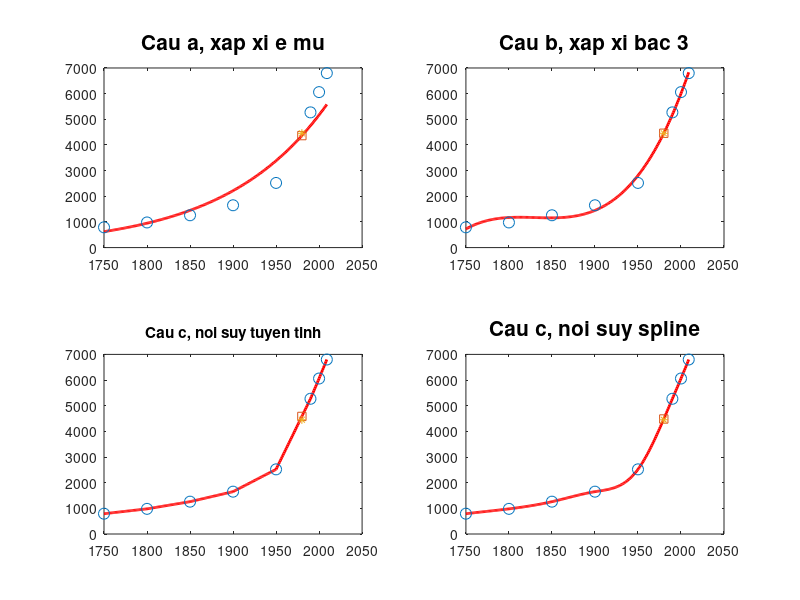

The MATLAB source for this figure:
clc,clear
n=[1750,1800,1850,1900,1950,1990,2000,2009];
ds=[791,980,1260,1650,2520,5270,6060,6800];
%% Cau a
p=polyfit(n,log(ds),1)
m=p(1);
b=exp(p(2));
x=1750:2009;
y=@(x)b*exp(m*x);
ds_1980a=y(1980);
ds_1980real=4453.8;
figure
subplot(2,2,1)
plot(x,y(x),'-r','linewidth',2); hold on;
plot(n,ds,'o','markersize',8);
plot(1980,ds_1980a,'s');
plot(1980,ds_1980real,'*');
title('Cau a, xap xi e mu','fontsize',15);
%% Cau b
pb=polyfit(n,ds,3);
ds_1980b=polyval(pb,1980);
x=1750:2009;
y=polyval(pb,x);
subplot(2,2,2);
plot(x,y,'-r','linewidth',2); hold on;
plot(n,ds,'o','markersize',8);
plot(1980,ds_1980b,'s');
plot(1980,ds_1980real,'*');
title('Cau b, xap xi bac 3','fontsize',15);
%% Cau c
xi=1750:2009;
pc1=interp1(n,ds,xi,'linear');
pc2=interp1(n,ds,xi,'spline');
ds_1980c1=interp1(n,ds,1980,'linear');
ds_1980c2=interp1(n,ds,1980,'spline');
subplot(2,2,3);
plot(xi,pc1,'-r','linewidth',2); hold on;
plot(n,ds,'o','markersize',8);
plot(1980,ds_1980c1,'s');
plot(1980,ds_1980real,'*');
title('Cau c, noi suy tuyen tinh');
subplot(2,2,4);
plot(xi,pc2,'-r','linewidth',2); hold on;
plot(n,ds,'o','markersize',8);
plot(1980,ds_1980c2,'s');
plot(1980,ds_1980real,'*');
title('Cau c, noi suy spline','fontsize',15);
